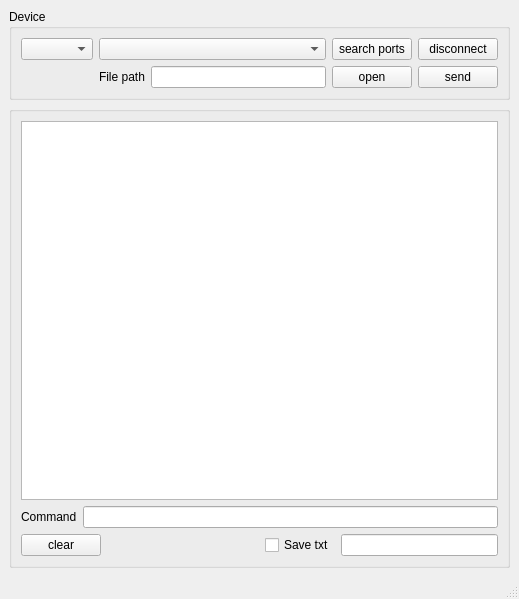
<?xml version="1.0" encoding="UTF-8"?>
<ui version="4.0">
 <class>MainWindow</class>
 <widget class="QMainWindow" name="MainWindow">
  <property name="geometry">
   <rect>
    <x>0</x>
    <y>0</y>
    <width>519</width>
    <height>599</height>
   </rect>
  </property>
  <property name="sizePolicy">
   <sizepolicy hsizetype="Minimum" vsizetype="Ignored">
    <horstretch>0</horstretch>
    <verstretch>0</verstretch>
   </sizepolicy>
  </property>
  <property name="windowTitle">
   <string>MainWindow</string>
  </property>
  <widget class="QWidget" name="centralwidget">
   <layout class="QGridLayout" name="gridLayout_2">
    <item row="0" column="0">
     <widget class="QGroupBox" name="groupBox">
      <property name="title">
       <string>Device </string>
      </property>
      <layout class="QGridLayout" name="gridLayout">
       <item row="0" column="0">
        <widget class="QComboBox" name="comboBoxSeriaPortLists"/>
       </item>
       <item row="0" column="1">
        <widget class="QComboBox" name="comboBoxBaudRates"/>
       </item>
       <item row="0" column="2">
        <widget class="QPushButton" name="pushButton_connect">
         <property name="text">
          <string>search ports</string>
         </property>
        </widget>
       </item>
       <item row="0" column="3">
        <widget class="QPushButton" name="pushButton_disconnect">
         <property name="text">
          <string>disconnect</string>
         </property>
        </widget>
       </item>
       <item row="1" column="2">
        <widget class="QPushButton" name="pushButton_open">
         <property name="text">
          <string>open</string>
         </property>
        </widget>
       </item>
       <item row="1" column="3">
        <widget class="QPushButton" name="pushButton_send">
         <property name="text">
          <string>send</string>
         </property>
        </widget>
       </item>
       <item row="1" column="1">
        <layout class="QVBoxLayout" name="verticalLayout_3">
         <item>
          <layout class="QHBoxLayout" name="horizontalLayout_3">
           <item>
            <widget class="QLabel" name="label_2">
             <property name="text">
              <string>File path</string>
             </property>
            </widget>
           </item>
           <item>
            <widget class="QLineEdit" name="lineEdit"/>
           </item>
          </layout>
         </item>
        </layout>
       </item>
      </layout>
     </widget>
    </item>
    <item row="1" column="0">
     <widget class="QGroupBox" name="groupBox_2">
      <property name="title">
       <string/>
      </property>
      <layout class="QGridLayout" name="gridLayout_3">
       <item row="2" column="0">
        <layout class="QHBoxLayout" name="horizontalLayout_2">
         <item>
          <layout class="QVBoxLayout" name="verticalLayout_2">
           <item>
            <widget class="QPushButton" name="pushButton_clear">
             <property name="text">
              <string>clear</string>
             </property>
            </widget>
           </item>
          </layout>
         </item>
         <item>
          <spacer name="horizontalSpacer_2">
           <property name="orientation">
            <enum>Qt::Horizontal</enum>
           </property>
           <property name="sizeHint" stdset="0">
            <size>
             <width>40</width>
             <height>20</height>
            </size>
           </property>
          </spacer>
         </item>
         <item>
          <widget class="QCheckBox" name="checkbox_save_txt">
           <property name="text">
            <string>Save txt</string>
           </property>
          </widget>
         </item>
         <item>
          <widget class="QLineEdit" name="lineEdit_saved_file_path"/>
         </item>
        </layout>
       </item>
       <item row="1" column="0">
        <layout class="QHBoxLayout" name="horizontalLayout">
         <item>
          <widget class="QLabel" name="label">
           <property name="text">
            <string>Command</string>
           </property>
          </widget>
         </item>
         <item>
          <layout class="QVBoxLayout" name="verticalLayout">
           <item>
            <widget class="QLineEdit" name="lineEdit_enter_command"/>
           </item>
          </layout>
         </item>
        </layout>
       </item>
       <item row="0" column="0">
        <widget class="QTextEdit" name="textEdit"/>
       </item>
      </layout>
     </widget>
    </item>
   </layout>
  </widget>
  <widget class="QMenuBar" name="menubar">
   <property name="geometry">
    <rect>
     <x>0</x>
     <y>0</y>
     <width>519</width>
     <height>22</height>
    </rect>
   </property>
  </widget>
  <widget class="QStatusBar" name="statusbar"/>
 </widget>
 <resources/>
 <connections/>
</ui>
